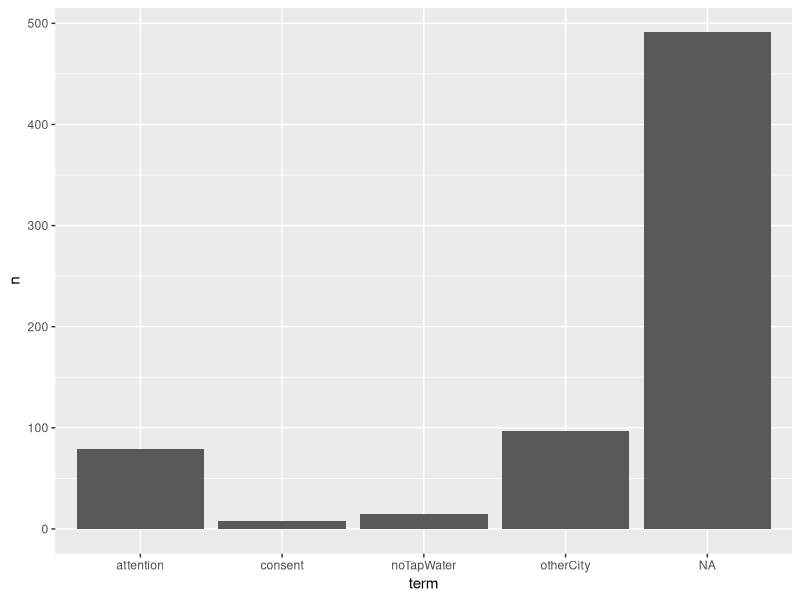

This figure's R source:
## R4H2O: Data Science for Water Professionals
## Case Study 2: Chapter 8: Cleaning data

## Load data
library(tidyverse)
rawdata  <- read_csv("casestudy2/customer_survey.csv")

questions <- read_csv("casestudy2/customer_survey.csv", skip = 1, n_max = 1)
questions <- names(questions)

## Explore data
glimpse(rawdata)
View(rawdata)

## Clean headers
customers <- rawdata[-1, ]
customers <- type_convert(customers)
glimpse(customers)

## Terminated surveys
table(customers$term)
table(customers$term, useNA = "ifany") # Show all NA values

term <- count(customers, term)
ggplot(term, aes(term, n)) +
    geom_col()

## Remove terminated surveys and attention filter
customers <- filter(customers, is.na(term))
nrow(customers)

## Merge town names
table(customers$city)
cities <- tibble(city = 1:3,
                 city_name = c("Merton", "Snake's Canyon", "Wakefield"))
cities
customers <- left_join(customers, cities)

## Remove unwanted columns
names(customers)
customers <- select(customers, c(-2:-20, -33))

## Rename variables
customers <- rename(customers, survey_id = V1)
glimpse(customers)

write_csv(customers, "casestudy2/customer_survey_clean.csv")

## Nested (Excel style)
customers <- rename(select(left_join(filter(type_convert(rawdata[-1, ]), is.na(term)), cities), c(-2:-20, -33)), survey_id = V1)

## Piped
customers <- rawdata[-1, ] %>%
    type_convert() %>%
    filter(is.na(term)) %>%
    left_join(cities) %>% 
    select(c(-2:-20, -33)) %>%
    rename(survey_id = V1)
